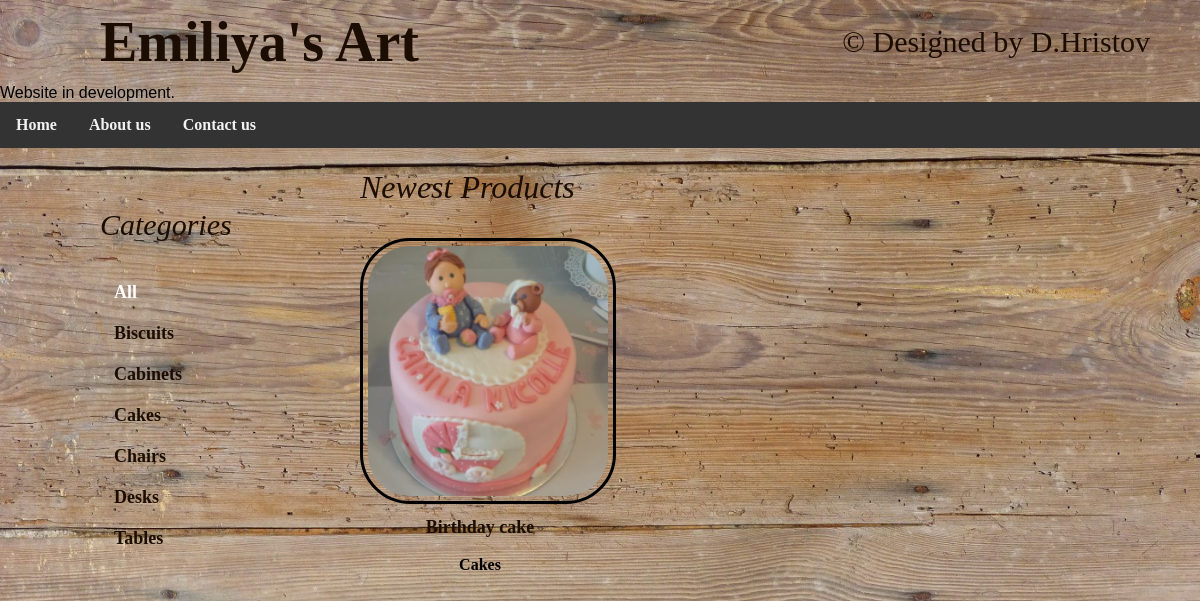
The page / on the database its author committed.
### shop/models.py (models this page shows, shortened)
class Category(models.Model):
    name = models.CharField(max_length=50)
    slug = models.SlugField(max_length=50, unique=True)
    class Meta:
        ordering = ('name',)
        verbose_name = 'category'
        verbose_name_plural = 'categories'
    def __str__(self):
        return self.name
    def get_absolute_url(self):
        return reverse('shop:product_list_by_category', args=[self.slug])

class Product(models.Model):
    category = models.ForeignKey(Category, related_name='products', on_delete=models.CASCADE)
    name = models.CharField(max_length=250, db_index=True)
    slug = models.SlugField(max_length=250, db_index=True)
    image = models.ImageField(upload_to='products/%Y/%m/%d', blank=True)
    description = models.TextField(blank=True)
    created = models.DateTimeField(auto_now_add=True)
    updated = models.DateTimeField(auto_now=True)
    class Meta:
        ordering = ('name',)
        verbose_name = 'product'
        verbose_name_plural = 'products'
        index_together = (('id', 'slug'),)
    def get_absolute_url(self):
        return reverse('shop:product_detail', args=[self.id, self.slug])

### shop/views.py (the view)
# urls.py: path('', views.product_list, name='product_list'),
def product_list(request, category_slug=None):
    category = None
    categories = Category.objects.all()
    products = Product.objects.all().order_by('-id')
    if category_slug:
        category = get_object_or_404(Category, slug=category_slug)
        products = products.filter(category=category)
    return render(request, 'shop/product/list.html', {'category': category, 'categories': categories,
                                                      'products': products[:3]})

### shop/templates/shop/product/list.html (shortened to what this page needs)
{% extends "shop/base.html" %}
{% load static %}
{% block content %}
<div id="sidebar" xmlns="http://www.w3.org/1999/html">
    <h3 style="font-size:30px">Categories</h3>
    <ul>
        <li {% if not category %}class="selected" {% endif %}>
            <a href="{% url 'shop:product_list' %}">All</a>
        </li>
        {% for c in categories %}
        <li >
            <a href="{{ c.get_absolute_url }}">{{ c.name }}</a>
        </li>
        {% endfor %}
    </ul>
</div>
<div id="main" class="product-list">
    <h1>{% if category %}{{ category.name }}{% else %}Newest Products{% endif %}</h1>
    {% for product in products %}
    <div class="item">
        <a href="{{ product.get_absolute_url }}">
            <img src="{% if product.image %}{{ product.image.url }}{%else %}{% static 'img/no_image.png' %}{% endif %}"
                 width="900px" height="250px">
        </a>
        <a href="{{ product.get_absolute_url }}">{{ product.name }}</a>
        <p>{{ product.category }}</p>
    </div>
    {% endfor %}
</div>
{% endblock %}

### shop/static/css/base.css (style rules this page uses)
body { margin:0; padding:0; font-family:helvetica, sans-serif; background-image:url('background-image.jpg'); background-repeat:no-repeat; background-attachment:fixed; background-size:100% 100%; }
h1, h2, h3, h4, h5 , h6 { font-family:'https://www.1001fonts.com/ubuntu-font.html'; font-weight:normal; font-style:italic; color:#1c0d02; }
a { font-family: 'https://www.1001fonts.com/ubuntu-font.html'; font-weight:bold; text-decoration:none; color:#1c0d02; font-size:18px }
p { font-family: 'https://www.1001fonts.com/ubuntu-font.html'; font-weight:bold; }
#sidebar { width:240px; padding:30px 20px 0 0; float:left; }
#sidebar ul { margin:0; padding:0; }
#sidebar ul li { margin:0; list-style:none; padding:10px 14px; }
#sidebar ul li a { display:block; }
#sidebar ul li.selected { border-radius:4px; }
#sidebar ul li.selected a { color:#fff; }
#main { float:left; width: 96%; margin-right:-220px; overflow:hidden; }
.product-list .item { width:25%; padding:10px 20px 10px 0; float:left; text-align:center; line-height:1.2; }
.product-list .item img { width:100%; margin-bottom:8px; border: 3px solid #000; border-radius: 50px; padding: 5px; }

### rows shown on the page
Category: name "Biscuits"
Category: name "Cabinets"
Category: name "Cakes"
Category: name "Chairs"
Category: name "Desks"
Category: name "Tables"
Product: image (picture), name "Birthday cake", category "Cakes"
